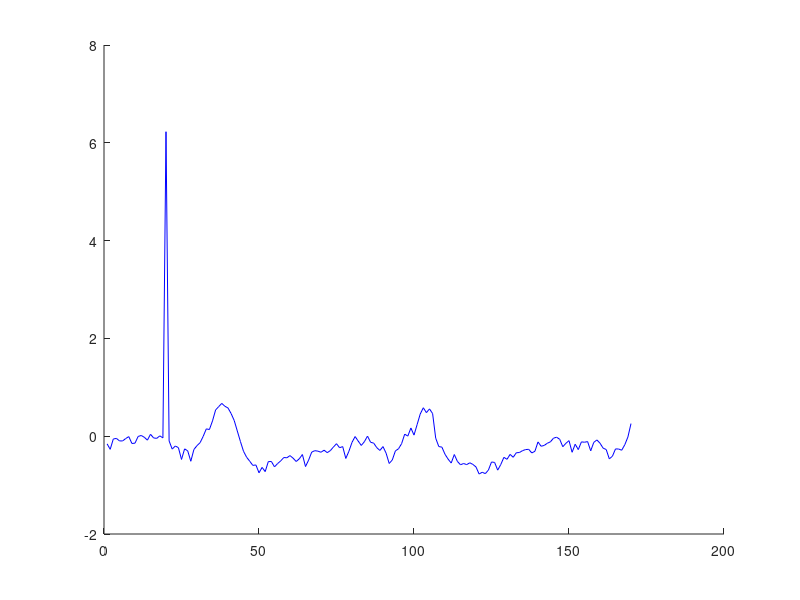

Recreate this plot in MATLAB.
function res = validate
    % TURN THIS INTO AMPLITUDE VS. THETA AND TOTAL ENERGY VS. THETA
    clf;
    hold on;
    load knee2.csv;
    load torso2.csv;
    T = knee2(:, 1);
    kneeX = knee2(:, 2);
    kneeY = knee2(:, 3);
    torsoX = torso2(:, 2);
    torsoY = torso2(:, 3);
    for i = 1:length(T)
        Theta1(i) = atan2(torsoY(i),torsoX(i));
        Theta2(i) = atan2((kneeY(i)-torsoY(i)),(kneeX(i)-torsoX(i)));
        Amplitude(i) = Theta2(i)-Theta1(i);
    end
    %plot(Theta1, 'r');
    %plot(Theta2,  'g');
    plot(Amplitude, 'b');
  %  plot(Amplitude);
    period = 3.04-0.968;
    disp(period);
end